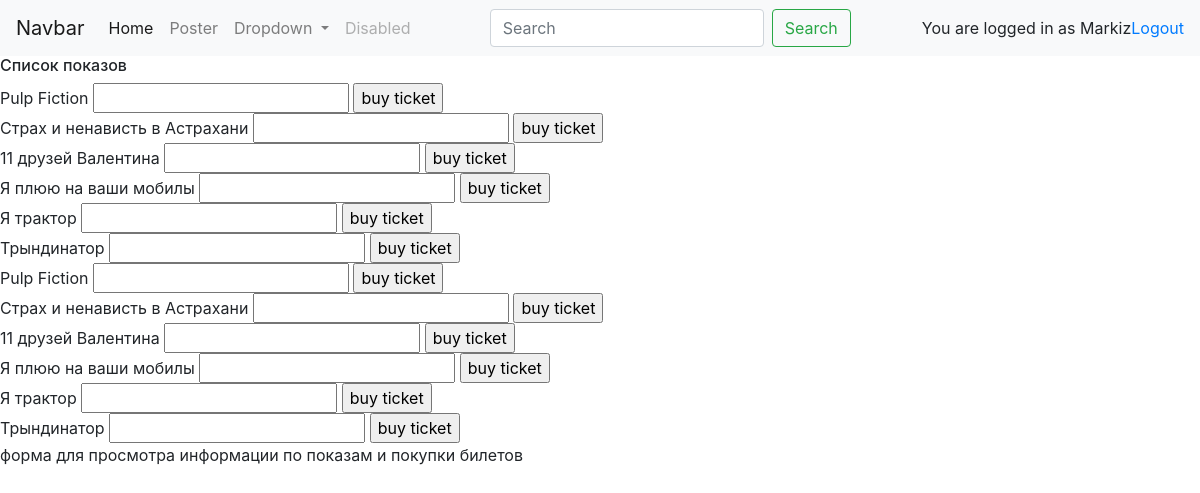
The page / (signed in) on the database its author committed.
### authenticate/models.py (models this page shows)
class User(AbstractUser):
    wallet = models.DecimalField(max_digits=5, decimal_places=5, blank=True, null=True)

### cinema_box_office/models.py (models this page shows, shortened)
class Session(models.Model):
    name = models.CharField(max_length=200)
    start_at = models.DateTimeField()  # не уверен что это правильное решение
    end_at = models.DateTimeField()
    rental_start_at = models.DateTimeField()
    rental_end_at = models.DateTimeField()
    ticket_price = models.DecimalField(max_digits=4, decimal_places=2)
    cinema_hall = models.ForeignKey(CinemaHall, on_delete=models.CASCADE)
    movie = models.OneToOneField(Movie, on_delete=models.CASCADE)

class Movie(models.Model):
    name = models.CharField(max_length=200)
    def __str__(self):
        return f'{self.name}'

### cinema_box_office/views.py (the view)
# urls.py: path('', Poster.as_view(), name='poster'),
class Poster(ListView):
    model = Session
    template_name = 'cinema_box_office/index.html'
    context_object_name = 'session'

### templates/cinema_box_office/index.html
{% extends 'base.html' %}
{% block content %}
    {% if request.user.is_superuser %}
    {{ Session.object.all}}
        {% include 'cinema_box_office/admin.html' %}
    {% elif not request.user.is_superuser and request.user.is_authenticated %}
        {% include 'cinema_box_office/user.html' %}
    {% else %}
        You are not authorized user <a href="{% url 'login' %}">Log in </a> or <a href="{% url 'register' %}"> Register</a>
    {% endif %}
{% endblock %}

### templates/base.html (shortened to what this page needs)
<!DOCTYPE html>
<html lang="en">
<head>
    <link rel="stylesheet" href="https://stackpath.bootstrapcdn.com/bootstrap/4.4.1/css/bootstrap.min.css"
>
</head>
<body>
    <nav class="navbar navbar-expand-lg navbar-light bg-light">
        <a class="navbar-brand" href="#">Navbar</a>
        <div class="collapse navbar-collapse" id="navbarSupportedContent">
            <ul class="navbar-nav mr-auto">
                <li class="nav-item active">
                    <a class="nav-link" href="/">Home <span class="sr-only">(current)</span></a>
                </li>
                <li class="nav-item">
                    <a class="nav-link" href="#">Poster</a>
                </li>
                <li class="nav-item dropdown">
                    <a class="nav-link dropdown-toggle" href="#" id="navbarDropdown" role="button"
                        data-toggle="dropdown" aria-haspopup="true" aria-expanded="false">
                        Dropdown
                    </a>
                </li>
                <li class="nav-item">
                    <a class="nav-link disabled" href="#" tabindex="-1" aria-disabled="true">Disabled</a>
                </li>
            </ul>
            <form class="form-inline my-2 my-lg-0">
                <input class="form-control mr-sm-2" type="search" placeholder="Search" aria-label="Search">
                <button class="btn btn-outline-success my-2 my-sm-0" type="submit">Search</button>
            </form>
            <ul class="navbar-nav ml-auto">
                {% if not request.user.is_authenticated %}
                    <a class="nav-link" href="{% url 'login' %}">Sign In</a>
                    <a class="nav-link" href="{% url 'register' %}">Sign Up</a>
                {% else %}
                    <a href="" ></a>You are logged in as {{ request.user }}</a>
                    <a href="{% url 'logout' %}">Logout</a>
                {% endif %}
            </ul>
        </div>
    </nav>
    <h6>Список показов</h6>
    {% for object in object_list %}
    <form action="{% url 'buy_ticket' %}" method="POST">
        {{ object.movie }}
        {% if request.user.is_authenticated and not request.user.is_superuser %}
            <input type="number">
            <input type="submit" value="buy ticket">
        {% endif %}
    </form>
    {% endfor %}
    {% block content %}
    {% endblock %}
</body>
</html>

### templates/cinema_box_office/user.html (shortened to what this page needs)
{% block content %}
    {% for object in object_list %}
    <form action="{% url 'buy_ticket' %}" method="POST">
        {{ object.movie }}
        <input type="number">
        <input type="submit" value="buy ticket">
    </form>
    {% endfor %}
    форма для просмотра информации по показам и покупки билетов
{% endblock %}

### rows shown on the page
User: user "Markiz"
Session: movie "Pulp Fiction"
Session: movie "Страх и ненависть в Астрахани"
Session: movie "11 друзей Валентина"
Session: movie "Я плюю на ваши мобилы"
Session: movie "Я трактор"
Session: movie "Трындинатор"
